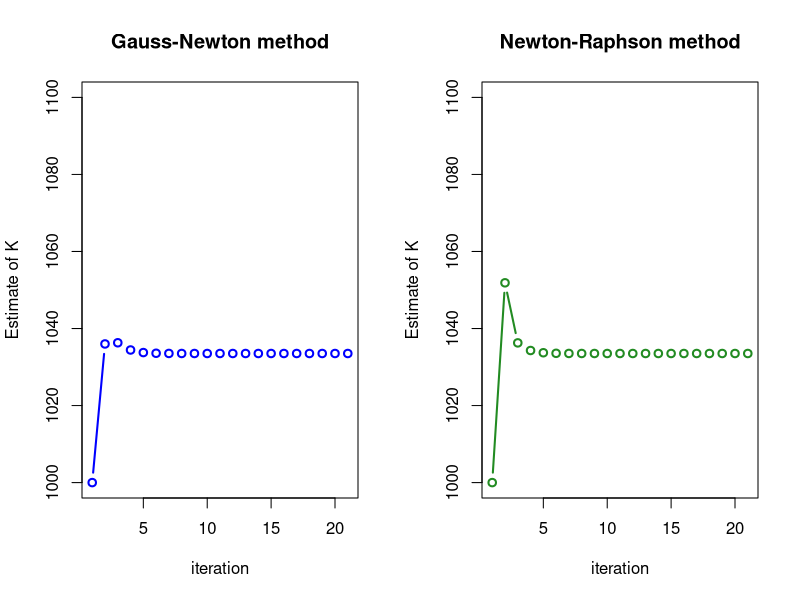
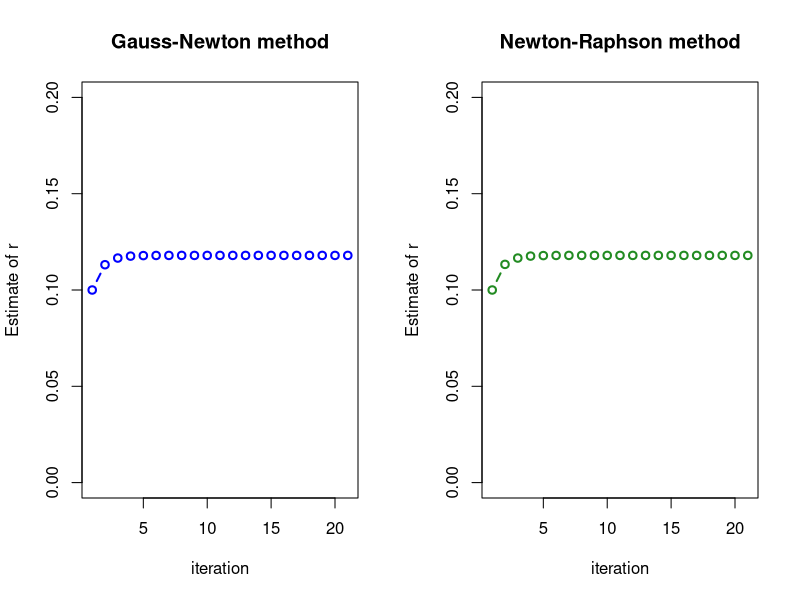
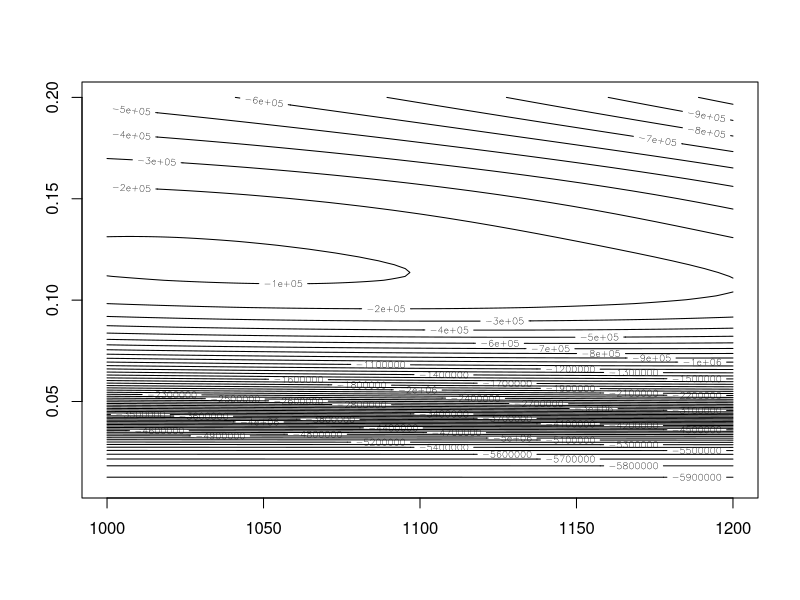
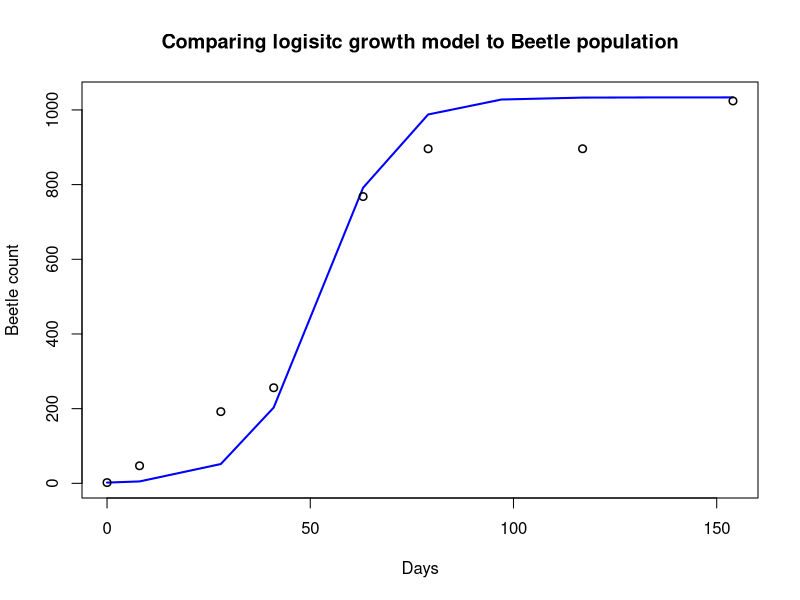

The R script that drew these images, in order:
## ---- chunk 1
knitr::opts_chunk$set(echo = TRUE)
library(kableExtra)
## ---- chunk 2
Days = c(0,8,28,41,63,79,97,117,135,154)
Beetles = c(2,47,192,256,768,896,1120,896,1184,1024)
beetle.matrix <-matrix(rbind(Days,Beetles),nrow = 2)
row.names(beetle.matrix) <-c('Days','Beetles')
#kable(beetle.matrix)
kbl(beetle.matrix,booktabs = T,align = 'c',caption = 'Beetle count')

## ---- chunk 3
## define N(t)
N.func <-function(t,x){
  N0 <-2
  out<-(N0*x[1])/(N0+(x[1]-N0)*exp(-x[2]*t))
  return(out)
}

## FIRST DERIVATIVES
N.prime <-function(t,x){
  ## 1 = k, 2 = r
  N0 <-2
  base <- N0+(x[1]-N0)*exp(-x[2]*t)
  out.1<- N0^2*(1-exp(-x[2]*t))/(base^2)
  out.2<- (x[1]*(x[1]-N0)*N0*t*exp(-x[2]*t))/(base^2)
  out = matrix(c(out.1,out.2),nrow=2)
  return(out)
}

## SECOND DERIVATIVES:
N.prime2 <-function(t,x){
  N0 <-2
  base <- N0 + (x[1]-N0)*exp(-x[2]*t)
  out.kk<- (-2)*(N0^2)*exp(-x[2]*t)*(1-exp(-x[2]*t))/(base^3)
  out.kr <- (N0^2*exp(-x[2]*t)*t)*(exp(-x[2]*t)*(N0-x[1])+2*x[1]-N0)/(base^3)
  out.rr<- (N0^2*exp(-x[2]*t)*t)*(N0*exp(-x[2]*t)-x[1]*exp(-x[2]*t)+2*x[1]-N0)/(base^3)
  out = matrix(c(out.kk,out.kr,out.kr,out.rr),nrow=4)
  return(out)
}

N.func <- Vectorize(N.func,'t')
N.prime <- Vectorize(N.prime,'t')
N.prime2 <- Vectorize(N.prime2,'t')
## ---- chunk 4
gamma <- function(x,t,y){

  out <- y - N.func(t,x)

  return(out)
}

gamma.x <- function(x){
  t = c(0,8,28,41,63,79,97,117,135,154)
  y=c(2,47,192,256,768,896,1120,896,1184,1024)
  out <- gamma(x,t,y)
  return(out)
}

## ---- chunk 5

N.prime.x <-function(x){
  t = c(0,8,28,41,63,79,97,117,135,154)
  out<-N.prime(t,x)
  return(out)
}


N.prime2.x <-function(x){
  t = c(0,8,28,41,63,79,97,117,135,154)
  out<-N.prime2(t,x)
  return(out)
}


g.prime <-function(x){

  g.prime.1 <-2*gamma.x(x)%*%N.prime.x(x)[1,]
  g.prime.2 <- 2*gamma.x(x)%*%N.prime.x(x)[2,]
  out <- matrix(c(g.prime.1,g.prime.2),nrow=2,byrow = TRUE)
  return(out)

}



g.prime.2 <-function(x){

  g.kk <-2*(gamma.x(x)%*%N.prime2.x(x)[1,] - (N.prime.x(x)[1,])%*%(N.prime.x(x)[1,]))
  g.kr <-2*((gamma.x(x)%*%N.prime2.x(x)[2,]) - (N.prime.x(x)[1,])%*%(N.prime.x(x)[2,]))
  g.rk <-g.kr
  g.rr <-2*((gamma.x(x)%*%N.prime2.x(x)[2,]) - (N.prime.x(x)[2,])%*%(N.prime.x(x)[2,]))
  out <- matrix(c(g.kk,g.kr,g.rk,g.rr),nrow=2, byrow=TRUE)
  return(out)

}

## ---- chunk 6

### PROBLEM 3.a 




k0 = 1000
r0 = 0.1
x0 <-c(k0,r0)


iter <-20

x.vals.nr <-matrix(0,nrow = 2,ncol = iter+1)
x.vals.gn <-matrix(0,nrow = 2,ncol = iter+1)

x.vals.nr[1,1]<-x0[1]
x.vals.nr[2,1]<-x0[2]


x.vals.gn[1,1]<-x0[1]
x.vals.gn[2,1]<-x0[2]

## Algorithm starts:

for (i in 1:iter){
  ## Newton-Raphson:
  x.vals.nr[,i+1]<-x.vals.nr[,i]-solve(g.prime.2(x.vals.nr[,i]))%*%g.prime(x.vals.nr[,i])
  
  ## Gauss-Newton:
  A_i <-N.prime.x(x.vals.nr[,i])
  x.vals.gn[,i+1]<-x.vals.gn[,i]+solve(A_i%*%t(A_i))%*%A_i%*%(gamma.x(x.vals.gn[,i]))

}

par(mfrow = c(1,2))

plot(1:(iter+1), x.vals.gn[1,],type = 'b',col = 'blue',
     lwd = 2, xlim = c(1,iter+1),ylim = c(1000,1100),
     ylab = 'Estimate of K', xlab = 'iteration',main ='Gauss-Newton method')

plot(1:(iter+1), x.vals.nr[1,],type = 'b',col='forestgreen',
     lwd = 2, xlim = c(1,iter+1),ylim = c(1000,1100),
     ylab = 'Estimate of K', xlab = 'iteration', main ='Newton-Raphson method')


par(mfrow = c(1,2))

plot(1:(iter+1), x.vals.gn[2,],type = 'b',col = 'blue',
     lwd = 2, xlim = c(1,iter+1),ylim = c(0,0.2),
     ylab = 'Estimate of r', xlab = 'iteration',main ='Gauss-Newton method')

plot(1:(iter+1), x.vals.nr[2,],type = 'b',col='forestgreen',
     lwd = 2, xlim = c(1,iter+1),ylim = c(0,0.2),
     ylab = 'Estimate of r', xlab = 'iteration', main ='Newton-Raphson method')
## ---- chunk 7

par(mfrow=c(1,1))

## contour plot:
x1 = seq(1000,1200,length=100)
x2 = seq(0.01,0.2,length=100)

g <-function(x){
  
  return(-1*gamma.x(x)%*%gamma.x(x))
  
}
z<-matrix(0,ncol = 100,nrow = 100)
for(i in 1:100){
  for(j in 1:100){
    z[i,j] = g(c(x1[i],x2[j]))
  }
}

contour(x1,x2,z,nlevels=50)




## ---- chunk 8
t <- c(0,8,28,41,63,79,97,117,135,154)
y <- c(2,47,192,256,768,896,1120,896,1184,1024)
k <-x.vals.gn[1,iter+1] 
r <-x.vals.gn[2,iter+1] 

plot(t, N.func(t,x=c(k,r)),type = 'l',  col = 'blue',lwd =2,
     ylab = 'Beetle count', xlab = 'Days', 
     main = 'Comparing logisitc growth model to Beetle population')
points(t, y,lwd = 1.5)
